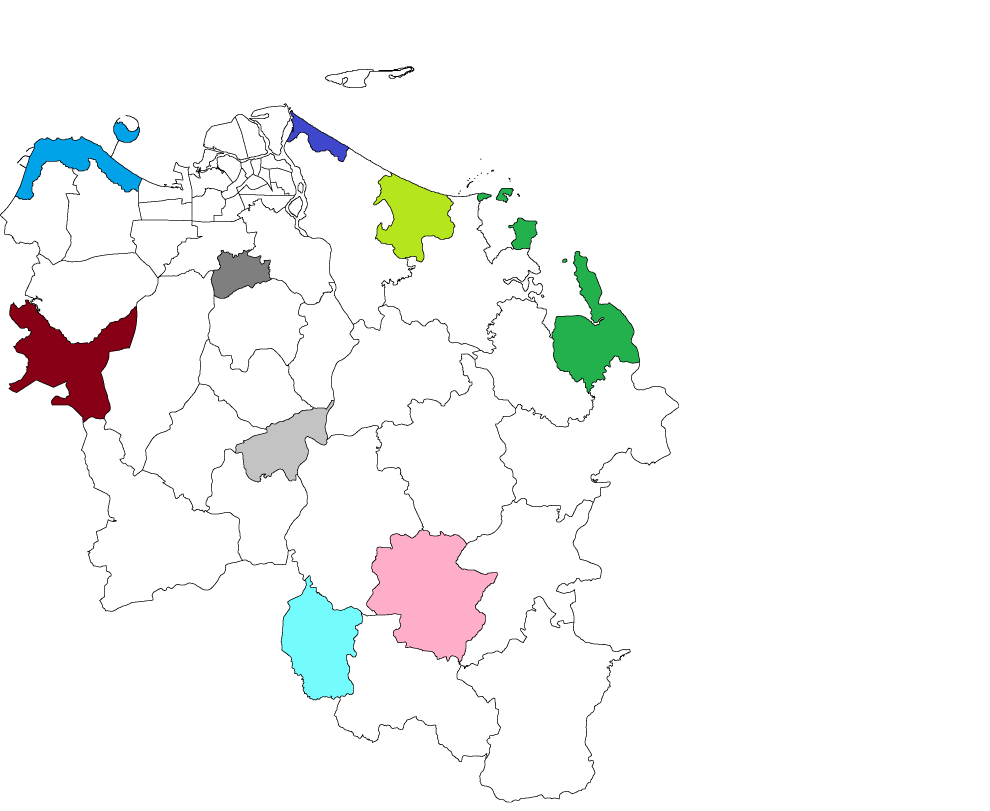
#> input picture 海南省村界/town/Empty_map/Haikou_2002_a.png, 2968 x 2432 px, found by its file name (shown at 1/3 size)
$ python zones.py
#> lines starting #> are read from the running program, lines starting #| are printed output that depends on the picture; after the words box and inside, x2 and y2 are one past the last pixel; in counts of white or black regions, pixels touching at a corner belong together
# -*- coding: utf-8 -*-
"""列出西部块内所有 map 分区（zone），看 2002 图怎么切 西秀镇/长流镇/新海乡。"""
import os
import numpy as np
import geopandas as gpd
from PIL import Image
from rasterio.transform import Affine
from rasterio.features import rasterize
from scipy import ndimage

BASE = r"D:\Windows\Documents\海南省村界\海南省村界"
TOWN = os.path.join(BASE, "town")
EMPTY = os.path.join(TOWN, "Empty_map")
HT = os.path.join(TOWN, "Hainan2002", "Hainan_town.shp")
TARGET_CRS = "EPSG:32649"

NAMES = ["新海乡", "薛样乡", "美安镇", "东营镇", "桂林洋镇", "演海镇", "美仁坡乡", "新民乡", "谭文镇"]
HEX = ["00A2E8", "7F7F7F", "880015", "3F48CC", "B5E61D", "22B14C", "C3C3C3", "73FBFD", "FFAEC9"]
RGB = {n: np.array([int(h[i:i + 2], 16) for i in (0, 2, 4)]) for n, h in zip(NAMES, HEX)}

img = np.array(Image.open(os.path.join(EMPTY, "Haikou_2002_a.png")).convert("RGB")).astype(np.int32)
H, W, _ = img.shape
#> H = 2432; W = 2968
near_white = (img[:, :, 0] > 200) & (img[:, :, 1] > 200) & (img[:, :, 2] > 200)
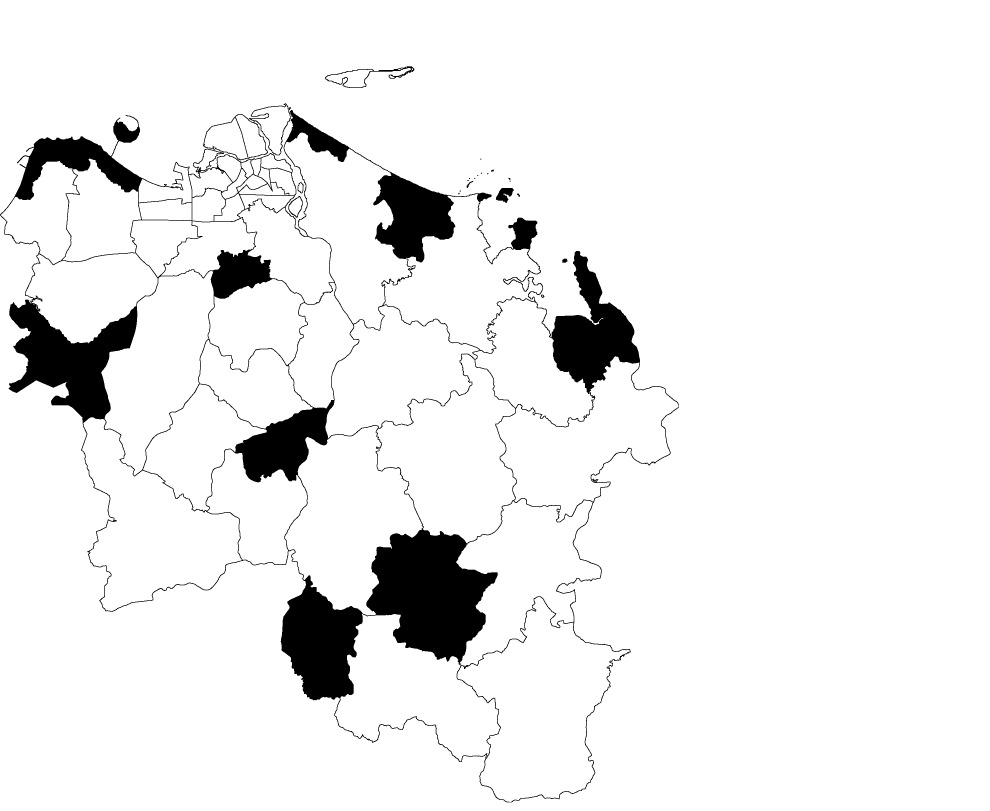
#> near_white: shape (2432, 2968) bool (shown at 1/3 size); 93.4% white; 22 black regions (10 under 20 px), largest, box (x1, y1, x2, y2) and area: (0, 310, 2036, 2407) 468775, (975, 199, 1243, 264) 1964, (609, 342, 804, 481) 1563
cls = np.zeros((H, W), np.int8)
cls[near_white] = 1
for k, n in enumerate(NAMES, 2):
    cls[np.abs(img - RGB[n]).max(2) <= 20] = k

#> (the run stopped early here; a loop or call above may not have finished)

$ run again, with 海南省村界/town/Empty_map/1.png copied over 海南省村界/town/Empty_map/Haikou_2002_a.png
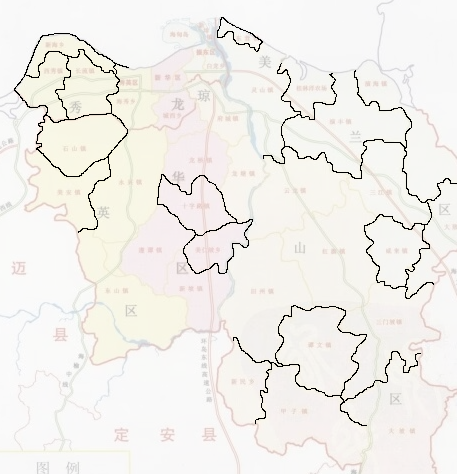
#> input picture 海南省村界/town/Empty_map/1.png, 457 x 474 px, found by its file name
#> `near_white = (img[:, :, 0] > 200) & (img[:, :, 1] > 200) & (img[:, :, ..`:
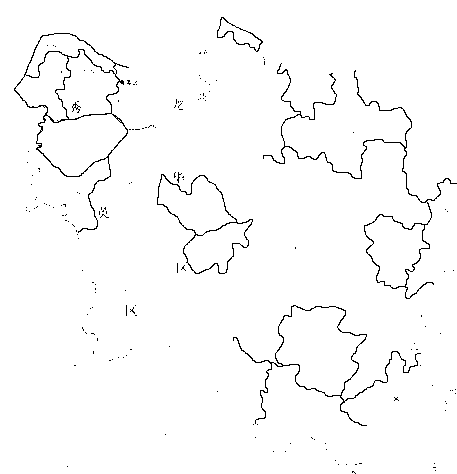
#> near_white: shape (474, 457) bool; 98.1% white; black in thin lines or dots

$ run again, with 海南省村界/town/Empty_map/1_black_only.png copied over 海南省村界/town/Empty_map/Haikou_2002_a.png
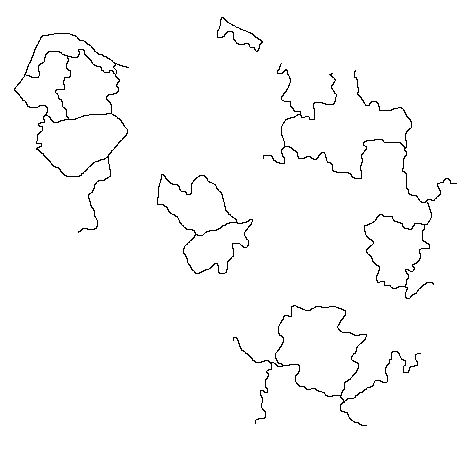
#> input picture 海南省村界/town/Empty_map/1_black_only.png, 457 x 474 px, found by its file name
#> `img = np.array(Image.open(os.path.join(EMPTY, "Haikou_2002_a.png")).co..`:
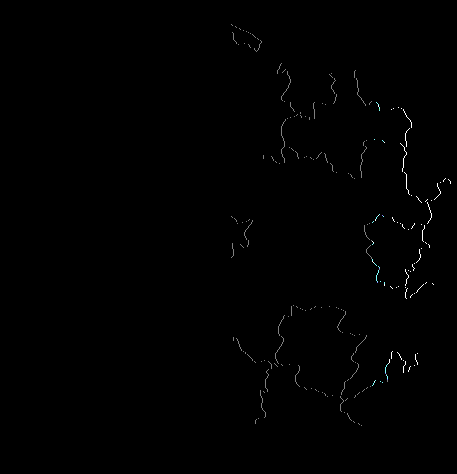
#> img: shape (474, 457, 3) int32; mean R, G, B 0.00711, 0.0074, 0.00741; drawn with min black and max white
#> near_white: shape (474, 457) bool; every value is 0
